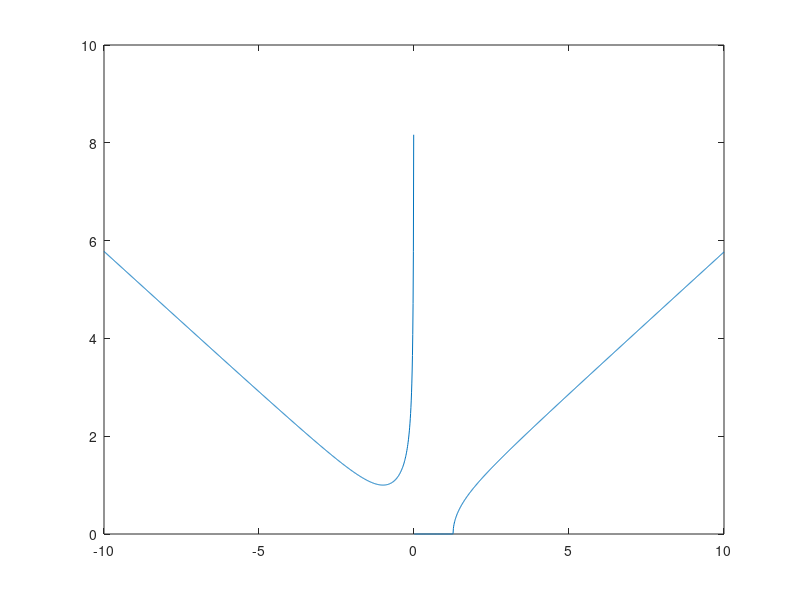

Reproduce this figure in MATLAB.
function dima()
% 4x/x+2

%ff=1:1000

x=-10.00:0.01:10.00;
y=-10.00:0.01:10.00;

y=((x.^3-2)./(3.*x)).^0.5;

%for gh=1:length(x)
 %  y(gh)=log(x(gh))+1;
%end
%sprintf('%5.5f',y)
%fprintf(1,'Hello, World\n' );
plot (x,y)
%grid on;
%zoom on;